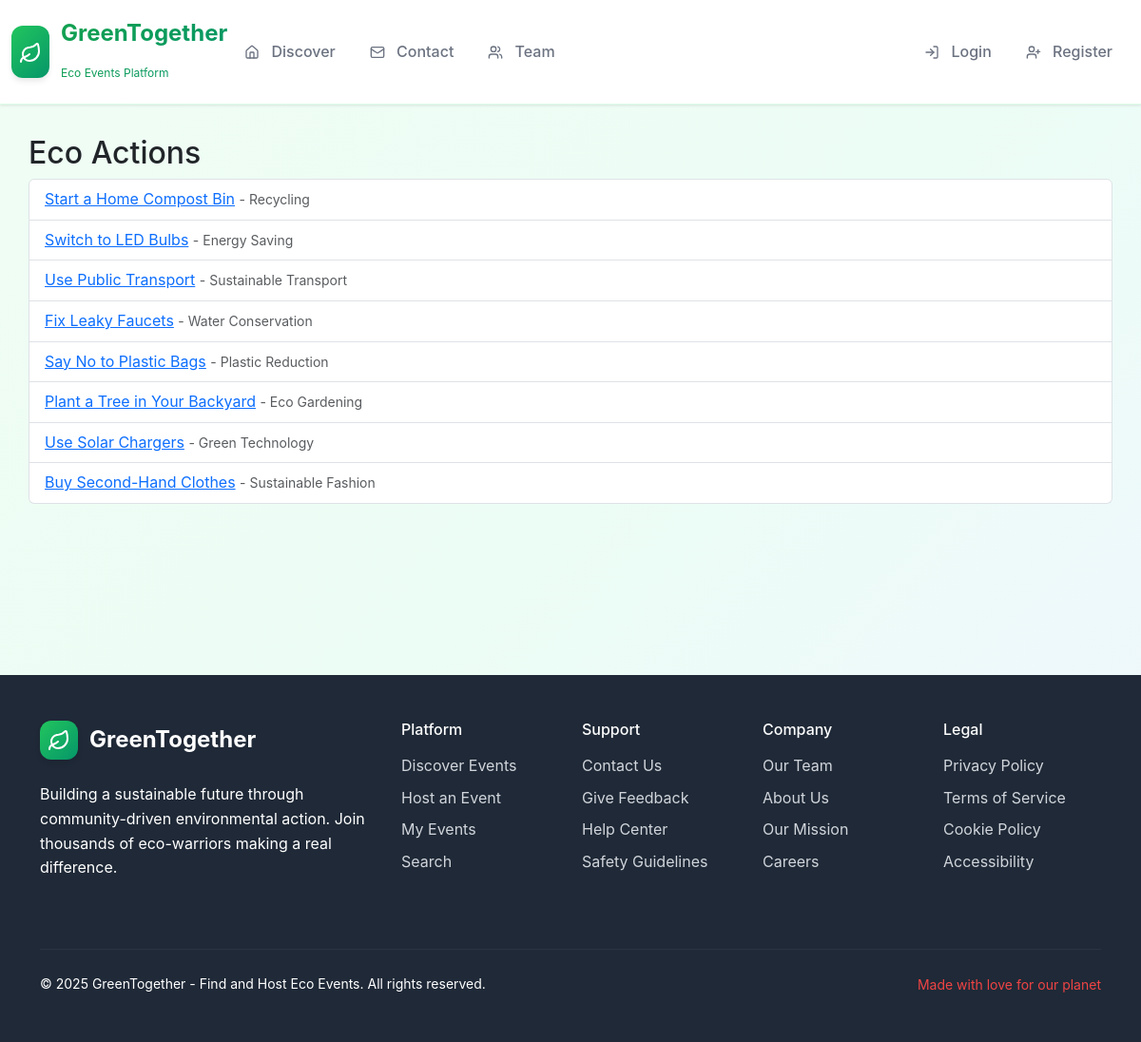
The page /actions/ on the database its author committed.
### ecoapp/models.py (models this page shows, shortened)
class EcoAction(models.Model):
    title = models.CharField(max_length=200)
    description = models.TextField()
    category = models.ForeignKey(Category, on_delete=models.SET_NULL, null=True)
    user = models.ForeignKey(User, on_delete=models.CASCADE)
    created_at = models.DateTimeField(auto_now_add=True)

class Category(models.Model):
    name = models.CharField(max_length=100, unique=True)

class SiteSettings(models.Model):
    footer_text = models.TextField(default="© 2025 GreenWorld. All rights reserved.")
    theme_color = models.CharField(max_length=7, default="#28a745")  # Bootstrap green hex
    class Meta:
        verbose_name = "Site Setting"
        verbose_name_plural = "Site Settings"

### ecoapp/views.py (the view)
# urls.py: path('actions/', views.ActionListView.as_view(), name='action_list'),
class ActionListView(ListView):
    model = EcoAction
    template_name = 'ecoapp/action_list.html'
    context_object_name = 'actions'

### ecoapp/context_processors.py (called while the page is built)
def site_settings(request):
    settings = SiteSettings.objects.first()
    return {'site_settings': settings}

### ecoapp/templates/ecoapp/action_list.html (shortened to what this page needs)
{% extends 'ecoapp/base.html' %}
{% block content %}
<h2>Eco Actions</h2>
{% if actions %}
    <ul class="list-group">
        {% for action in actions %}
        <li class="list-group-item">
            <a href="{% url 'ecoapp:action_detail' action.pk %}">{{ action.title }}</a>
            <small class="text-muted"> - {{ action.category.name }}</small>
        </li>
        {% endfor %}
    </ul>
{% else %}
    <p>No eco actions found.</p>
{% endif %}
{% endblock %}

### ecoapp/templates/ecoapp/base.html (shortened to what this page needs)
<!DOCTYPE html>
<html lang="en">
<head>
    <link href="https://cdn.jsdelivr.net/npm/bootstrap@5.3.0/dist/css/bootstrap.min.css" rel="stylesheet" />
</head>
<body class="d-flex flex-column min-vh-100">
<nav class="navbar navbar-expand-lg navbar-custom">
    <div class="container-fluid">
        <a class="navbar-brand-custom" href="{% url 'ecoapp:home' %}">
            <div class="brand-icon">
                <i data-lucide="leaf" style="color: white; width: 24px; height: 24px;"></i>
            </div>
            <div>
                <div>GreenTogether</div>
                <small style="font-size: 0.75rem; color: #6b7280; font-weight: 400;">Eco Events Platform</small>
            </div>
        </a>
        <div class="collapse navbar-collapse" id="navbarNav">
            <ul class="navbar-nav me-auto mb-2 mb-lg-0">
                <li class="nav-item">
                    <a class="nav-link nav-link-custom" href="{% url 'ecoapp:home' %}">
                        <i data-lucide="home" style="width: 16px; height: 16px; margin-right: 0.5rem;"></i>
                        Discover
                    </a>
                </li>
                <li class="nav-item">
                    <a class="nav-link nav-link-custom" href="{% url 'ecoapp:contact' %}">
                        <i data-lucide="mail" style="width: 16px; height: 16px; margin-right: 0.5rem;"></i>
                        Contact
                    </a>
                </li>
                <li class="nav-item">
                    <a class="nav-link nav-link-custom" href="{% url 'ecoapp:team_list' %}">
                        <i data-lucide="users" style="width: 16px; height: 16px; margin-right: 0.5rem;"></i>
                        Team
                    </a>
                </li>
            </ul>
            <ul class="navbar-nav ms-auto mb-2 mb-lg-0">
                {% if user.is_authenticated %}
                    <li class="nav-item">
                        <span class="nav-link user-greeting">
                            <i data-lucide="user" style="width: 16px; height: 16px; margin-right: 0.5rem;"></i>
                            Hello, {{ user.username }}!
                        </span>
                    </li>
                    <li class="nav-item">
                        <form action="{% url 'ecoapp:logout' %}" method="post" class="d-inline">
                            {% csrf_token %}
                            <button type="submit" class="btn btn-logout">
                                <i data-lucide="log-out" style="width: 16px; height: 16px; margin-right: 0.5rem;"></i>
                                Logout
                            </button>
                        </form>
                    </li>
                {% else %}
                    <li class="nav-item">
                        <a class="nav-link nav-link-custom" href="{% url 'ecoapp:login' %}">
                            <i data-lucide="log-in" style="width: 16px; height: 16px; margin-right: 0.5rem;"></i>
                            Login
                        </a>
                    </li>
                    <li class="nav-item">
                        <a class="nav-link nav-link-custom" href="{% url 'ecoapp:register' %}">
                            <i data-lucide="user-plus" style="width: 16px; height: 16px; margin-right: 0.5rem;"></i>
                            Register
                        </a>
                    </li>
                {% endif %}
            </ul>
        </div>
    </div>
</nav>
<main class="container main-content flex-grow-1">
    {% block content %}
    {% endblock %}
</main>
<footer class="footer-custom py-5">
    <div class="container">
        <div class="row">
            <div class="col-lg-4 mb-4">
                <div class="footer-brand">
                    <div class="brand-icon">
                        <i data-lucide="leaf" style="color: white; width: 24px; height: 24px;"></i>
                    </div>
                    <span class="footer-brand-text">GreenTogether</span>
                </div>
                <p class="mb-4">
                    Building a sustainable future through community-driven environmental action.
                    Join thousands of eco-warriors making a real difference.
                </p>
            </div>
            <div class="col-lg-8">
                <div class="row">
                    <div class="col-md-3 mb-4">
                        <h6 class="text-white mb-3">Platform</h6>
                        <ul class="list-unstyled footer-links">
                            <li class="mb-2"><a href="{% url 'ecoapp:home' %}">Discover Events</a></li>
                            <li class="mb-2"><a href="{% url 'ecoapp:create_event' %}">Host an Event</a></li>
                            <li class="mb-2"><a href="{% url 'ecoapp:event_list' %}">My Events</a></li>
                            <li class="mb-2"><a href="{% url 'ecoapp:search' %}">Search</a></li>
                        </ul>
                    </div>
                    <div class="col-md-3 mb-4">
                        <h6 class="text-white mb-3">Support</h6>
                        <ul class="list-unstyled footer-links">
                            <li class="mb-2"><a href="{% url 'ecoapp:contact' %}">Contact Us</a></li>
                            <li class="mb-2"><a href="{% url 'ecoapp:feedback' %}">Give Feedback</a></li>
                            <li class="mb-2"><a href="#">Help Center</a></li>
                            <li class="mb-2"><a href="#">Safety Guidelines</a></li>
                        </ul>
                    </div>
                    <div class="col-md-3 mb-4">
                        <h6 class="text-white mb-3">Company</h6>
                        <ul class="list-unstyled footer-links">
                            <li class="mb-2"><a href="{% url 'ecoapp:team_list' %}">Our Team</a></li>
                            <li class="mb-2"><a href="#">About Us</a></li>
                            <li class="mb-2"><a href="#">Our Mission</a></li>
                            <li class="mb-2"><a href="#">Careers</a></li>
                        </ul>
                    </div>
                    <div class="col-md-3 mb-4">
                        <h6 class="text-white mb-3">Legal</h6>
                        <ul class="list-unstyled footer-links">
                            <li class="mb-2"><a href="#">Privacy Policy</a></li>
                            <li class="mb-2"><a href="#">Terms of Service</a></li>
                            <li class="mb-2"><a href="#">Cookie Policy</a></li>
                            <li class="mb-2"><a href="#">Accessibility</a></li>
                        </ul>
                    </div>
                </div>
            </div>
        </div>
        <hr class="my-4" style="border-color: #4b5563;">
        <div class="row align-items-center">
            <div class="col-md-8">
                <p class="mb-0 small">
                    {% if site_settings and site_settings.footer_text %}
                        {{ site_settings.footer_text|safe }}
                    {% else %}
                        © 2025 GreenTogether. All rights reserved. Making the world greener, one event at a time.
                    {% endif %}
                </p>
            </div>
            <div class="col-md-4 text-md-end">
                <small class=">
                    <i data-lucide="heart" style="width: 14px; height: 14px; color: #ef4444;"></i>
                    Made with love for our planet
                </small>
            </div>
        </div>
    </div>
</footer>
</body>
</html>

### ecoapp/templates/ecoapp/base.html (style rules this page uses)
:root { --green-50: #f0fdf4; --green-100: #dcfce7; --green-200: #bbf7d0; --green-300: #86efac; --green-400: #4ade80; --green-500: #22c55e; --green-600: #16a34a; --green-700: #15803d; --green-800: #166534; --green-900: #14532d; --emerald-50: #ecfdf5; --emerald-100: #d1fae5; --emerald-200: #a7f3d0; --emerald-300: #6ee7b7; --emerald-400: #34d399; --emerald-500: #10b981; --emerald-600: #059669; --emerald-700: #047857; --emerald-800: #065f46; --emerald-900: #064e3b; }
body { background: linear-gradient(135deg, var(--green-50) 0%, var(--emerald-50) 50%, #eff6ff 100%); font-family: -apple-system, BlinkMacSystemFont, "Segoe UI", Roboto, sans-serif; line-height: 1.6; }
.navbar-custom { background: white !important; box-shadow: 0 1px 3px 0 rgba(0, 0, 0, 0.1); border-bottom: 1px solid var(--green-100); padding: 1rem 0; }
.navbar-brand-custom { display: flex; align-items: center; gap: 0.75rem; font-size: 1.5rem; font-weight: 700; background: linear-gradient(135deg, var(--green-600), var(--emerald-600)); -webkit-background-clip: text; -webkit-text-fill-color: transparent; background-clip: text; text-decoration: none; }
.brand-icon { background: linear-gradient(135deg, var(--green-500), var(--emerald-600)); padding: 0.5rem; border-radius: 0.75rem; box-shadow: 0 4px 6px -1px rgba(0, 0, 0, 0.1); }
.nav-link-custom { color: #6b7280 !important; font-weight: 500; padding: 0.5rem 1rem !important; border-radius: 0.5rem; transition: all 0.2s ease-in-out; margin: 0 0.125rem; }
.footer-custom { background: #1f2937; color: white; margin-top: auto; }
.footer-brand { display: flex; align-items: center; gap: 0.75rem; margin-bottom: 1.5rem; }
.footer-brand-text { font-size: 1.5rem; font-weight: 700; }
.footer-links a { color: #d1d5db; text-decoration: none; transition: color 0.2s ease-in-out; }
.main-content { min-height: calc(100vh - 200px); padding: 2rem 0; }

### rows shown on the page
EcoAction: title "Start a Home Compost Bin", category.name "Recycling"
EcoAction: title "Switch to LED Bulbs", category.name "Energy Saving"
EcoAction: title "Use Public Transport", category.name "Sustainable Transport"
EcoAction: title "Fix Leaky Faucets", category.name "Water Conservation"
EcoAction: title "Say No to Plastic Bags", category.name "Plastic Reduction"
EcoAction: title "Plant a Tree in Your Backyard", category.name "Eco Gardening"
EcoAction: title "Use Solar Chargers", category.name "Green Technology"
EcoAction: title "Buy Second-Hand Clothes", category.name "Sustainable Fashion"
SiteSettings: footer_text "© 2025 GreenTogether - Find and Host Eco Events. All rights reserved."
